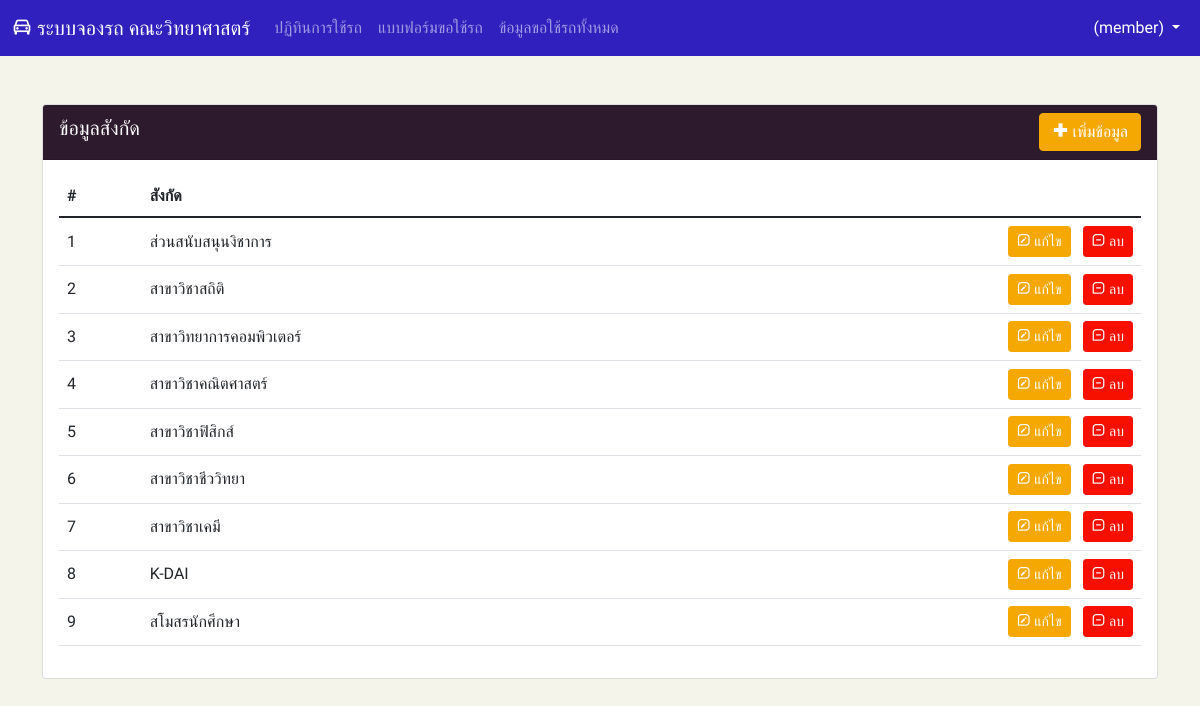
/pages/department/index.php (signed in), run on the app's committed database.
### tables this page shows
CREATE TABLE `tb_department` ( 
    `id` INT NOT NULL AUTO_INCREMENT COMMENT 'PK' , 
    `name` VARCHAR(50) NOT NULL COMMENT 'สังกัด' , 
    PRIMARY KEY (`id`)
);

### src/Database/Db.php (called while the page is built, shortened)
<?php
class Db{
    private $host = "localhost";
	private $user = "usersci";
	private $password = "sciencepwd";
	private $dbName = "db_car";
	function __construct() {
		$this->pdo = $this->connect();
	}
	protected function connect() {
		$dsn = "mysql:host={$this->host};dbname={$this->dbName}";
		$pdo = new PDO($dsn, $this->user, $this->password);
		$pdo->exec("set names utf8");
		$pdo->setAttribute(PDO::ATTR_DEFAULT_FETCH_MODE, PDO::FETCH_ASSOC);
		$pdo->setAttribute(PDO::ATTR_ERRMODE, PDO::ERRMODE_EXCEPTION);
		return $pdo;
	}
}
?>

### src/Model/Department.php (called while the page is built, shortened)
<?php
class Department extends Db {
    public function getAllDepartment() {
        $sql = "
            SELECT *
            FROM tb_department
            ORDER BY id
        ";
        $stmt = $this->pdo->query($sql);
        $data = $stmt->fetchAll();
        return $data;
    }
}
?>

### pages/department/index.php (the view, shortened to what this page needs)
<!DOCTYPE html>
<html lang="en">
<head>
    <link rel="stylesheet" href="../../theme/css/bootstrap-theme.css">
    <link rel="stylesheet" href="../../theme/css/datepicker.css">
    <link href='https://unpkg.com/boxicons@2.1.2/css/boxicons.min.css' rel='stylesheet'>
</head>
<body class="font-kanit">
    <div class="">
        <?php require $_SERVER['DOCUMENT_ROOT']."/car/inc/components/navbar.php";?>
    </div>
    <div class="container">
        <div class="row mt-5">
            <div class="col">
                <div class="card mb-3">
                    <div class="card-header bg-info text-white d-flex justify-content-between align-items-center">
                        <h5>ข้อมูลสังกัด</h5>
                        <a href="form.php" class="btn btn-warning text-white"><i class='bx bx-plus-medical' ></i> เพิ่มข้อมูล</a>
                    </div>
                        <div class="card-body">
                            <table class="table table-hover">
                                <thead>
                                    <tr>
                                        <th>#</th>
                                        <th>สังกัด</th>
                                        <th></th>
                                    </tr>
                                </thead>
                                <tbody>
                                    <?php
                                        $departmentObj = new Department;
                                        $departments = $departmentObj->getAllDepartment();
                                        $i=0;
                                        foreach($departments as $department) {
                                            $i++;
                                            echo "
                                                <tr  valign='middle'>
                                                    <td>{$i}</td>
                                                    <td>{$department['name']}</td>
                                                    <td align='right'>
                                                        <a href='form.php?id={$department['id']}&action=edit' class='me-md-2 btn btn-sm btn-warning text-white'><i class='bx bx-message-square-edit' ></i> แก้ไข</a>
                                                        <a href='save.php?id={$department['id']}&action=delete' class='btn btn-sm btn-danger text-white'><i class='bx bx-message-square-minus' ></i> ลบ</a>
                                                    </td>
                                                <tr>
                                            ";
                                        }
                                    ?>
                                </tbody>
                            </table>
                        </div>
                    </div>
                </div>
            </div>
        </div>
</body>
</html>

### inc/components/navbar.php (shortened to what this page needs)
<nav class="navbar navbar-expand-lg navbar-dark bg-primary align-items-center">
  <div class="container-fluid align-items-center">
    <a class="navbar-brand " href="#">
    <i class='bx bx-car'></i> ระบบจองรถ คณะวิทยาศาสตร์
    </a>
    <div class="collapse navbar-collapse" id="navbarSupportedContent">
      <ul class="navbar-nav me-auto mb-2 mb-lg-0">
        <li class="nav-item">
          <a class="nav-link" aria-current="page" href="/car/index.php">ปฏิทินการใช้รถ</a>
        </li>
        <li class="nav-item">
          <a class="nav-link" href="/car/pages/member/form.php">แบบฟอร์มขอใช้รถ</a>
        </li>
        <li class="nav-item">
          <a class="nav-link" href="/car/pages/member/index.php">ข้อมูลขอใช้รถทั้งหมด</a>
        </li>
      </ul>
      <div class="">
      <ul class="navbar-nav me-auto mb-2 mb-lg-0">
        <?php
        if($_SESSION['login']){
          $name=$_SESSION['name']." ".$_SESSION['surname']." (".$_SESSION['role'].") ";
          echo "
            <li class='nav-item dropdown ml-auto '>
              <a class='nav-link dropdown-toggle active' href='#' id='navbarDropdown' role='button' data-bs-toggle='dropdown' aria-expanded='false'>
                {$name}
              </a>
              <div class='dropdown-menu dropdown-menu-end' aria-labelledby='navbarDropdown'>
                <a class='dropdown-item' href='/car/pages/user/form.php?id={$_SESSION['id']}&action=edit'>แก้ไขข้อมูลส่วนตัว</a>
                <hr class='dropdown-divider'>
                <a class='dropdown-item' href='/car/pages/auth/logout.php'>ออกจากระบบ</a>
              </div>
            </li>
          ";
        }else {
          echo "
            <li class='nav-item '>
              <a href='/car/pages/auth/login.php'class='nav-link active'>เข้าสู่ระบบ</a>
            </li>
          ";
        }
        ?>
      </div>
    </div>
  </div>
</nav>

### data on the page
tb_department: name "ส่วนสนับสนุนงิชาการ"
tb_department: name "สาขาวิชาสถิติ"
tb_department: name "สาขาวิทยาการคอมพิวเตอร์"
tb_department: name "สาขาวิชาคณิตศาสตร์"
tb_department: name "สาขาวิชาฟิสิกส์"
tb_department: name "สาขาวิชาชีววิทยา"
tb_department: name "สาขาวิชาเคมี"
tb_department: name "K-DAI"
tb_department: name "สโมสรนักศึกษา"

### other printed values
$name "(member)"
